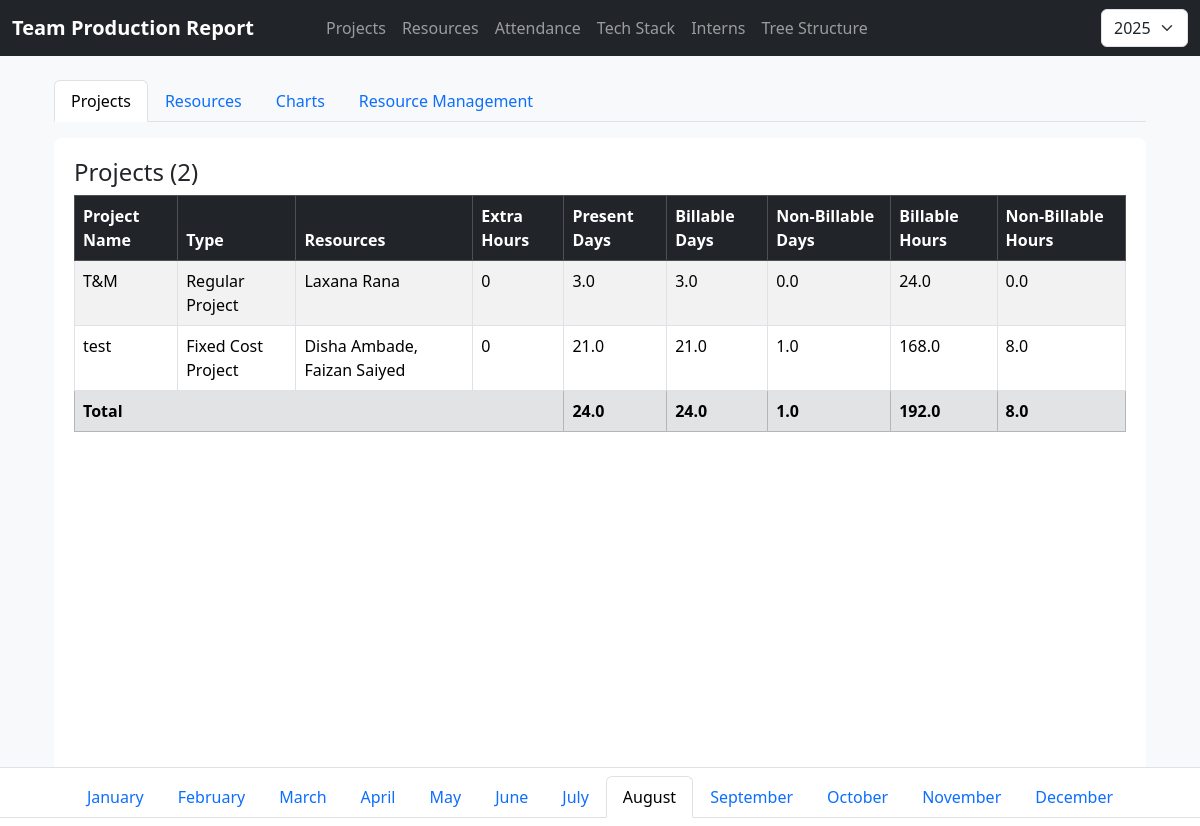
/, run on an earlier commit of the app's database.
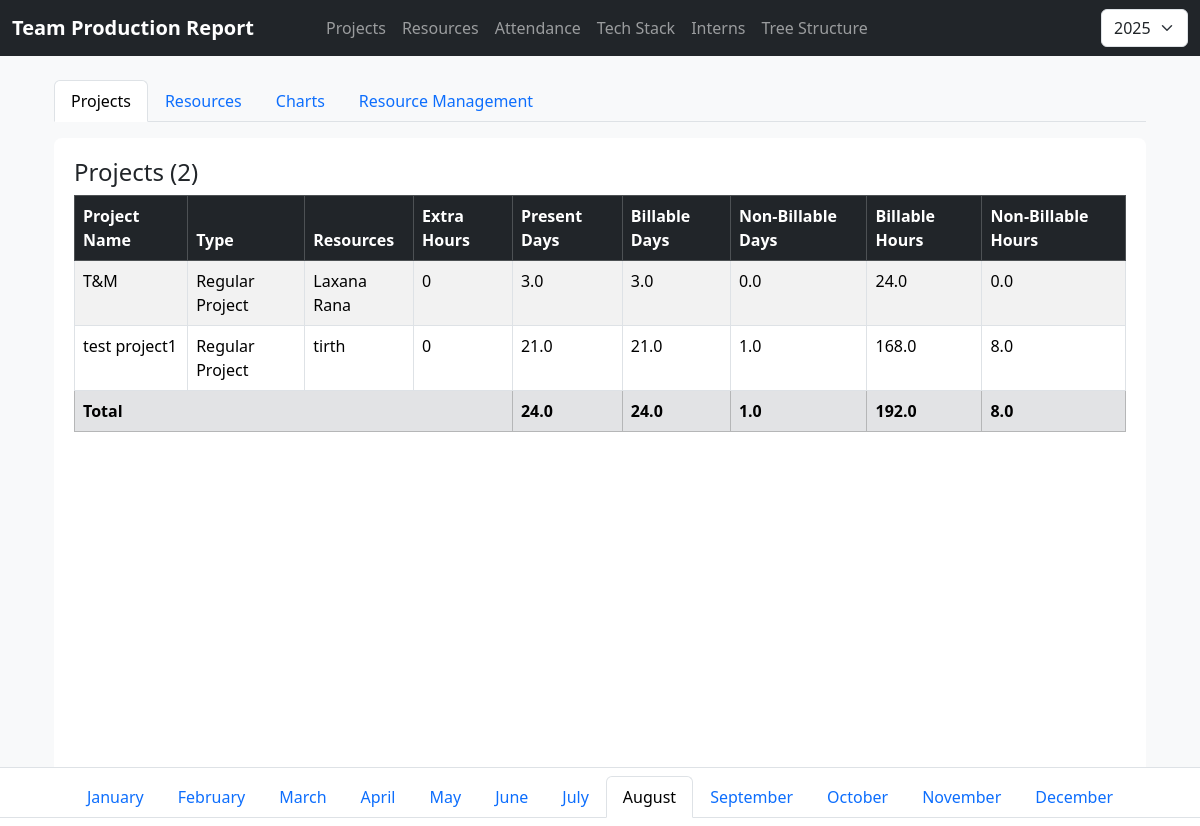
And on a later commit of the database.
### projects/models.py (models this page shows, shortened)
class Project(models.Model):
    PROJECT_TYPE_CHOICES = [
        ('REGULAR', 'Regular Project'),
        ('FIXED_COST', 'Fixed Cost Project'),
    ]
    project_name = models.CharField(max_length=100)
    project_type = models.CharField(
        max_length=20,
        choices=PROJECT_TYPE_CHOICES,
        default='REGULAR'
    )
    year = models.PositiveIntegerField(
        help_text="Enter the year for this project report (e.g., 2025)"
    )
    month = models.PositiveSmallIntegerField(
        choices=[(i, calendar.month_name[i]) for i in range(1, 13)],
        help_text="Enter the month for this project report (1–12)"
    )
    project_profile = models.ForeignKey(
        Resource,
        on_delete=models.PROTECT,
        related_name='profiled_projects',
        help_text="Main profile/resource for this project"
    )
    resources = models.ManyToManyField(
        Resource,
        related_name='assigned_projects',
        blank=True,
        help_text="Multiple resources can be assigned to this project"
    )
    poc = models.ManyToManyField(
        Resource,
        related_name='poc_projects',
        blank=True,
        help_text="Multiple POCs can be assigned to this project"
    )
    present_day = models.FloatField(
        default=0,
        validators=[MinValueValidator(0)],
        help_text="Number of days the project was active"
    )
    billable_days = models.FloatField(
        default=0,
        validators=[MinValueValidator(0)],
        help_text="Number of billable days"
    )
    non_billable_days = models.FloatField(
        default=0,
        validators=[MinValueValidator(0)],
        help_text="Number of non-billable days"
    )
    billable_hours = models.FloatField(
        default=0,
        editable=False,
        help_text="Auto-calculated from billable_days × 8"
    )
    non_billable_hours = models.FloatField(
        default=0,
        editable=False,
        help_text="Auto-calculated from non_billable_days × 8"
    )
    extra_hours = models.FloatField(
        null=True,
        blank=True,
        default=0,
        validators=[MinValueValidator(0)],
        help_text="Any additional hours (optional)"
    )
    is_active = models.BooleanField(default=True, help_text="For soft deletion")
    created_at = models.DateTimeField(auto_now_add=True)
    counting = models.FloatField(default=0, help_text="Counting value")
    updated_at = models.DateTimeField(auto_now=True)
    class Meta:
        db_table = 'projects'
        ordering = ['-year', '-month', 'project_name']
        verbose_name = 'Project'
        verbose_name_plural = 'Projects'

### resources/models.py (models this page shows, shortened)
class Resource(models.Model):
    resource_name = models.CharField(
        max_length=100,
        help_text="Enter the full name of the resource"
    )
    year = models.PositiveIntegerField(
        help_text="Enter the year manually (e.g., 2025)"
    )
    month = models.PositiveSmallIntegerField(
        choices=[(i, calendar.month_name[i]) for i in range(1, 13)],
        help_text="Enter the month manually (1-12)"
    )
    working_days = models.FloatField(
        null=True,
        blank=True,
        help_text="Leave blank to auto-calculate (Mon-Fri + 1st Saturday)"
    )
    present_day = models.FloatField(
        default=0,
        help_text="Days resource was present"
    )
    present_hours = models.FloatField(
        default=0,
        help_text="Auto-calculated as present_day * 8 hours if not set"
    )
    created_at = models.DateTimeField(auto_now_add=True)
    counting = models.FloatField(default=0, help_text="Counting value")
    is_active = models.BooleanField(
        default=True,
        help_text="Uncheck to deactivate this resource instead of deleting."
    )
    class Meta:
        db_table = 'resources'
        ordering = ['-year', '-month', 'resource_name']
        verbose_name = 'Resource'
        verbose_name_plural = 'Resources'
        unique_together = ('resource_name', 'year', 'month')

### projects/views.py (the view, shortened to what this page needs)
# urls.py: path("", dashboard_home, name="home"),
def dashboard_home(request):
    years = list(range(2020, 2031))
    months = [
        'January', 'February', 'March', 'April', 'May', 'June',
        'July', 'August', 'September', 'October', 'November', 'December'
    ]
    now = datetime.now()
    tab = request.GET.get('tab', 'projects') #default to projects tab
    year_param = request.GET.get('year')
    month_param = request.GET.get('month')
    try:
        year = int(year_param) if year_param else now.year
    except ValueError:
        year = now.year
    try:
        month = int(month_param) if month_param else now.month
    except ValueError:
        month = now.month
    if year_param and month_param:
        request.session['selected_year'] = year
        request.session['selected_month'] = month
    from resources.models import Resource
    from .models import Project
    projects = Project.objects.filter(year=year, month=month)
    resources = Resource.objects.filter(year=year, month=month)
    team_productivity_percentage = None
    total_working_days = 0
    total_present_days = 0
    total_present_hours = 0
    presence_percentage = 0
    total_billable_days = 0
    total_non_billable_days = 0
    total_billable_hours = 0
    total_non_billable_hours = 0
    resource_status = []
    if tab == 'resources':
       total_working_days = sum(r.working_days for r in resources)
       total_present_days = sum(r.present_day for r in resources)
       total_present_hours = sum(r.present_hours for r in resources)
       presence_percentage = (100 * total_present_days)/total_working_days if total_working_days else 0
    if tab  == 'projects':
        total_present_days = sum(p.present_day for p in projects)
        total_billable_days = sum(p.billable_days for p in projects)
        total_non_billable_days = sum(p.non_billable_days for p in projects)
        total_billable_hours = sum(p.billable_hours for p in projects)
        total_non_billable_hours = sum(p.non_billable_hours for p in projects)
    return render(request, 'home.html', {
        'years': years,
        'months': months,
        'year': year,
        'month': month,
        'projects': projects,
        'resources': resources,
        'current_year': now.year,
        'current_month': now.month,
        'active_tab': tab,
        'team_productivity_percentage': team_productivity_percentage,
        'total_working_days': total_working_days,
        'total_present_days': total_present_days,
        'total_present_hours': total_present_hours,
        'presence_percentage' : presence_percentage,
        'total_billable_days': total_billable_days,
        'total_non_billable_days': total_non_billable_days,
        'total_billable_hours': total_billable_hours,
        'total_non_billable_hours': total_non_billable_hours,
        'resource_status' : resource_status
    })

### templates/home.html (shortened to what the changed rows need)
{% extends "base.html" %}
{%block extra_css %}
<link
  rel="stylesheet"
  href="https://cdn.datatables.net/2.3.2/css/dataTables.dataTables.min.css"
/>
{% endblock %}
{% block content %}
<div class="container-fluid">
    <div class="tab-content-area mt-3 mb-5" id="mainContent">
        {% if active_tab == 'resources' %}
            {% if resources %}
                <h4>Resources ({{ resources|length }})</h4>
                <table id="resourceTable" class="table table-bordered table-striped">
                    <thead class="table-dark">
                        <tr>
                            <th>Name</th>
                            <th>Working Days</th>
                            <th>Days Present</th>
                            <th>Hours Present</th>
                           <!-- <th>Year</th>
                            <th>Month</th> -->
                        </tr>
                    </thead>
                    <tbody>
                        {% for resource in resources %}
                        <tr>
                            <td>{{ resource.resource_name }}</td>
                            <td>{{ resource.working_days }}</td>
                            <td>{{ resource.present_day }}</td>
                            <td>{{ resource.present_hours }}</td>
                           <!-- <td>{{ resource.year }}</td>
                            <td>{{ resource.month }}</td>-->
                        </tr>
                        {% endfor %}
                    </tbody>
                    <tfoot>
                <tr class="table-secondary fw-bold">
                  <td>Total</td>
                  <td>{{ total_working_days }}</td>
                  <td>{{ total_present_days }}</td>
                  <td>{{ total_present_hours }}</td>
                 <!-- <td></td>
                  <td></td> -->
                </tr>
                <tr class="table-secondary fw-bold">
                  <td colspan="3">Presence Percentage</td>
                  <td>{{ presence_percentage|floatformat:2 }}%</td>
                </tr>
              </tfoot>
                </table>
            {% else %}
                <p>No resources found for the selected year and month.</p>
            {% endif %}
        {% elif active_tab == 'charts' %}
       {% include "attendance/chart_tab.html" %}
        {% elif active_tab == 'projects' %}
            {% if projects %}
                <table id="projectTable" class="table table-bordered table-striped">
                    <thead class="table-dark">
                        <tr>
                            <th>Project Name</th>
                            <th>Type</th>
                            <th>Resources</th>
                            <th>Extra Hours</th>
                            <th>Present Days</th>
                            <th>Billable Days</th>
                            <th>Non-Billable Days</th>
                            <th>Billable Hours</th>
                            <th>Non-Billable Hours</th>
                        </tr>
                    </thead>
                    <tbody>
                        {% for project in projects %}
                        <tr>
                            <td>{{ project.project_name }}</td>
                            <td>{{ project.get_project_type_display }}</td>
                            <td>
                              {% for resource in project.resources.all %}
                                {{ resource.resource_name }}{% if not forloop.last %}, {% endif %}
                              {% endfor %}
                            </td>
                            <td>{{ project.extra_hours|default_if_none:0 }}</td>
                             <td>{{ project.present_day }}</td>
                            <td>{{ project.billable_days }}</td>
                            <td>{{ project.non_billable_days }}</td>
                            <td>{{ project.billable_hours }}</td>
                            <td>{{ project.non_billable_hours }}</td>
                        </tr>
                        {% endfor %}
                    </tbody>
                </table>
            {% else %}
                <p>No projects found for the selected year and month.</p>
            {% endif %}
        {% endif %}
    </div>
</div>
<div class="bottom-tabs">
    <ul class="nav nav-tabs justify-content-center" id="monthTabs">
        {% for m in months %}
            <li class="nav-item">
                <a class="nav-link {% if forloop.counter == month %}active{% endif %}"
                   href="#" data-month="{{ forloop.counter }}">{{ m }}</a>
            </li>
        {% endfor %}
    </ul>
</div>
{% endblock %}

What changed in the data, as far as the page shows it:
changed Project: loses Resource (resource_name "Disha Ambade"); loses Resource (resource_name "Faizan Saiyed"); project_name "test" → "test project1"; project_type "Fixed Cost Project" → "Regular Project"
added Resource: resource_name "tirth", shown under Project "test project1"
